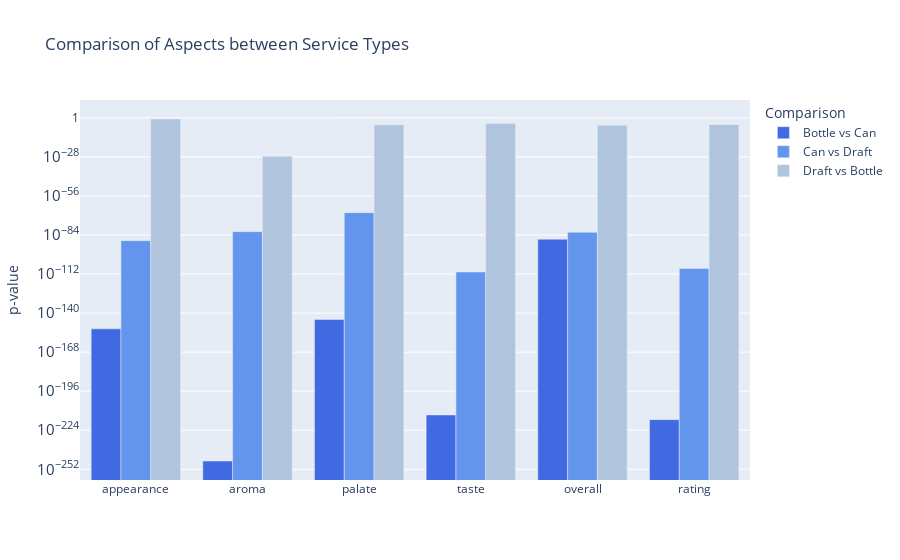

Notebook source saved alongside this figure:
### Code cell
# Create an empty matrix to store the p-values
p_values = np.zeros((len(columns), 3))

# Perform the t-test and store the p-values in the matrix
for i in range(len(columns)):
    ttest1 = ttest_ind(filtered_df[filtered_df['serving_type_rulebased'] == 'bottle'][columns[i]], filtered_df[filtered_df['serving_type_rulebased'] == 'can'][columns[i]])
    ttest2 = ttest_ind(filtered_df[filtered_df['serving_type_rulebased'] == 'can'][columns[i]], filtered_df[filtered_df['serving_type_rulebased'] == 'draft'][columns[i]])
    ttest3 = ttest_ind(filtered_df[filtered_df['serving_type_rulebased'] == 'draft'][columns[i]], filtered_df[filtered_df['serving_type_rulebased'] == 'bottle'][columns[i]])
    p_values[i][0] = ttest1[1]
    p_values[i][1] = ttest2[1]
    p_values[i][2] = ttest3[1]

# Set color variation for each serving type
colors = {'bottle': 'royalblue', 'can': 'cornflowerblue', 'draft': 'lightsteelblue'}

# Create grouped bar chart
fig = go.Figure()

for i, serving_type in enumerate(['Bottle vs Can', 'Can vs Draft', 'Draft vs Bottle']):
    fig.add_trace(go.Bar(
        x=columns,
        y=p_values[:, i],
        name=serving_type,
        marker_color=colors[serving_type.split(' vs ')[0].lower()],  # Use color from the variation of blue
    ))

# Update layout
fig.update_layout(
    yaxis_type='log',
    xaxis=dict(tickmode='array', tickvals=np.arange(len(columns)), ticktext=columns),
    yaxis=dict(title='p-value'),
    title='Comparison of Aspects between Service Types',
    barmode='group',
    legend=dict(title='Comparison'),
)

# Save the plot as an HTML file
fig.write_html('plots/comparison_of_aspects.html')

# Show the plot
fig.show()

### Figure 1 — Plotly figure (JSON) as saved in the notebook; plotly's stock layout.template omitted (floating-point values rounded to 4 significant figures)
{"data": [{"marker": {"color": "royalblue"}, "name": "Bottle vs Can", "type": "bar", "x": ["appearance", "aroma", "palate", "taste", "overall", "rating"], "y": [5.011e-152, 8.546e-247, 2.441e-145, 9.146e-214, 8.764e-88, 3.904e-217]}, {"marker": {"color": "cornflowerblue"}, "name": "Can vs Draft", "type": "bar", "x": ["appearance", "aroma", "palate", "taste", "overall", "rating"], "y": [8.805e-89, 2.575e-82, 1.078e-68, 3.036e-111, 8.989e-83, 9.088e-109]}, {"marker": {"color": "lightsteelblue"}, "name": "Draft vs Bottle", "type": "bar", "x": ["appearance", "aroma", "palate", "taste", "overall", "rating"], "y": [0.1525, 2.804e-28, 1.002e-05, 7.994e-05, 5.549e-06, 1.357e-05]}], "layout": {"barmode": "group", "legend": {"title": {"text": "Comparison"}}, "title": {"text": "Comparison of Aspects between Service Types"}, "xaxis": {"tickmode": "array", "ticktext": ["appearance", "aroma", "palate", "taste", "overall", "rating"], "tickvals": [0, 1, 2, 3, 4, 5]}, "yaxis": {"title": {"text": "p-value"}, "type": "log"}}}
